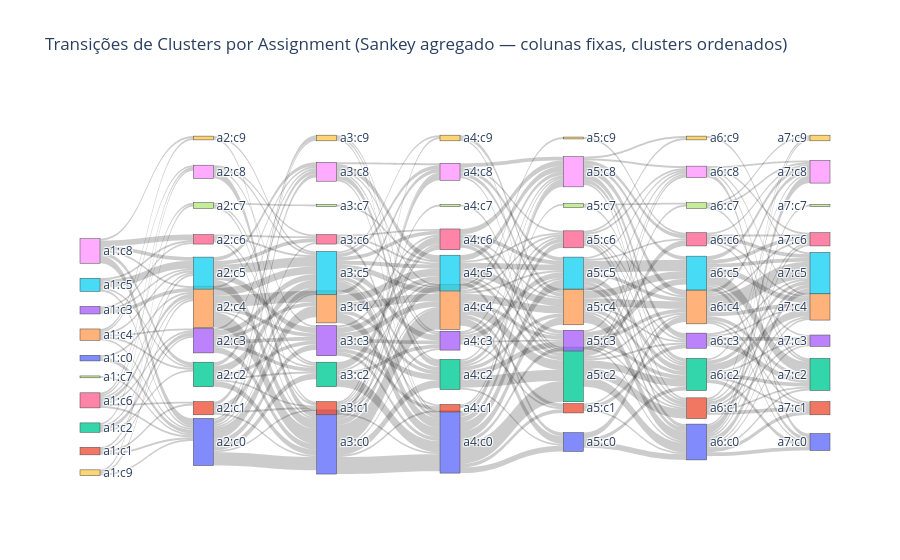

Notebook source saved alongside this figure:
### Markdown cell above
## 4) Sankey agregado de transições (colunas fixas e clusters ordenados)

### Code cell
# =======================
# 4) Sankey agregado de transições (colunas fixas e clusters ordenados)
# =======================
from collections import Counter
import numpy as np
import pandas as pd

topic_index = {t:i for i,t in enumerate(TOPIC_ORDER)}

edge_counts = Counter()
for uid, row in traj.iterrows():
    seq = row.values.tolist()
    for i in range(len(TOPIC_ORDER)-1):
        c_from, c_to = seq[i], seq[i+1]
        if pd.notna(c_from) and pd.notna(c_to):
            t_from = TOPIC_ORDER[i]
            t_to   = TOPIC_ORDER[i+1]
            edge_counts[(t_from, int(c_from), t_to, int(c_to))] += 1

if not edge_counts:
    print("Sem transições válidas para construir Sankey.")
else:
    clusters_by_topic = {t:set() for t in TOPIC_ORDER}
    for (t_from, c_from, t_to, c_to), v in edge_counts.items():
        clusters_by_topic[t_from].add(c_from)
        clusters_by_topic[t_to].add(c_to)

    nodes = {}
    labels = []
    node_x, node_y = [], []

    for t in TOPIC_ORDER:
        clusts = sorted(clusters_by_topic[t])
        m = max(len(clusts), 1)
        ys = np.linspace(0.9, 0.1, m)  # invertido: c0 no topo
        x_pos = 0.0 if len(TOPIC_ORDER)==1 else topic_index[t] / (len(TOPIC_ORDER)-1)
        for i_c, c in enumerate(clusts):
            nodes[(t,c)] = len(nodes)
            labels.append(f"{t}:c{c}")
            node_x.append(x_pos)
            node_y.append(ys[i_c])

    sources, targets, values = [], [], []
    for (t_from, c_from, t_to, c_to), v in edge_counts.items():
        s = nodes[(t_from, c_from)]
        t = nodes[(t_to, c_to)]
        sources.append(s)
        targets.append(t)
        values.append(int(v))

    fig = go.Figure(data=[go.Sankey(
        arrangement="fixed",
        node=dict(label=labels, pad=15, thickness=20, x=node_x, y=node_y),
        link=dict(source=sources, target=targets, value=values,
                  hovertemplate="de %{source.label} → %{target.label}<br>contagem: %{value}<extra></extra>")
    )])
    fig.update_layout(title_text="Transições de Clusters por Assignment (Sankey agregado — colunas fixas, clusters ordenados)")
    fig.show()

### Figure 1 — Plotly figure (JSON) as saved in the notebook; plotly's stock layout.template omitted (floating-point values rounded to 4 significant figures; data arrays with more than 128 entries replaced by an {"elided": "..."} marker saying what was removed)
{"data": [{"arrangement": "fixed", "link": {"hovertemplate": "de %{source.label} → %{target.label}<br>contagem: %{value}<extra></extra>", "source": {"elided": "302 int values"}, "target": {"elided": "302 int values"}, "value": {"elided": "302 int values"}}, "node": {"label": ["a1:c0", "a1:c1", "a1:c2", "a1:c3", "a1:c4", "a1:c5", "a1:c6", "a1:c7", "a1:c8", "a1:c9", "a2:c0", "a2:c1", "a2:c2", "a2:c3", "a2:c4", "a2:c5", "a2:c6", "a2:c7", "a2:c8", "a2:c9", "a3:c0", "a3:c1", "a3:c2", "a3:c3", "a3:c4", "a3:c5", "a3:c6", "a3:c7", "a3:c8", "a3:c9", "a4:c0", "a4:c1", "a4:c2", "a4:c3", "a4:c4", "a4:c5", "a4:c6", "a4:c7", "a4:c8", "a4:c9", "a5:c0", "a5:c1", "a5:c2", "a5:c3", "a5:c4", "a5:c5", "a5:c6", "a5:c7", "a5:c8", "a5:c9", "a6:c0", "a6:c1", "a6:c2", "a6:c3", "a6:c4", "a6:c5", "a6:c6", "a6:c7", "a6:c8", "a6:c9", "a7:c0", "a7:c1", "a7:c2", "a7:c3", "a7:c4", "a7:c5", "a7:c6", "a7:c7", "a7:c8", "a7:c9"], "pad": 15, "thickness": 20, "x": [0, 0, 0, 0, 0, 0, 0, 0, 0, 0, 0.1667, 0.1667, 0.1667, 0.1667, 0.1667, 0.1667, 0.1667, 0.1667, 0.1667, 0.1667, 0.3333, 0.3333, 0.3333, 0.3333, 0.3333, 0.3333, 0.3333, 0.3333, 0.3333, 0.3333, 0.5, 0.5, 0.5, 0.5, 0.5, 0.5, 0.5, 0.5, 0.5, 0.5, 0.6667, 0.6667, 0.6667, 0.6667, 0.6667, 0.6667, 0.6667, 0.6667, 0.6667, 0.6667, 0.8333, 0.8333, 0.8333, 0.8333, 0.8333, 0.8333, 0.8333, 0.8333, 0.8333, 0.8333, 1, 1, 1, 1, 1, 1, 1, 1, 1, 1], "y": [0.9, 0.8111, 0.7222, 0.6333, 0.5444, 0.4556, 0.3667, 0.2778, 0.1889, 0.1, 0.9, 0.8111, 0.7222, 0.6333, 0.5444, 0.4556, 0.3667, 0.2778, 0.1889, 0.1, 0.9, 0.8111, 0.7222, 0.6333, 0.5444, 0.4556, 0.3667, 0.2778, 0.1889, 0.1, 0.9, 0.8111, 0.7222, 0.6333, 0.5444, 0.4556, 0.3667, 0.2778, 0.1889, 0.1, 0.9, 0.8111, 0.7222, 0.6333, 0.5444, 0.4556, 0.3667, 0.2778, 0.1889, 0.1, 0.9, 0.8111, 0.7222, 0.6333, 0.5444, 0.4556, 0.3667, 0.2778, 0.1889, 0.1, 0.9, 0.8111, 0.7222, 0.6333, 0.5444, 0.4556, 0.3667, 0.2778, 0.1889, 0.1]}, "type": "sankey"}], "layout": {"title": {"text": "Transições de Clusters por Assignment (Sankey agregado — colunas fixas, clusters ordenados)"}}}
